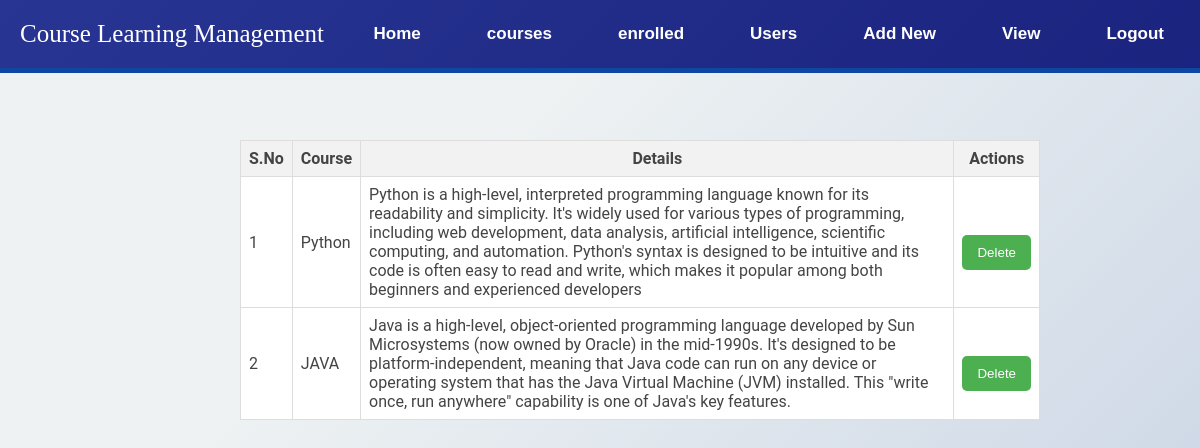
Page /course-view (signed in) on the earlier database version.
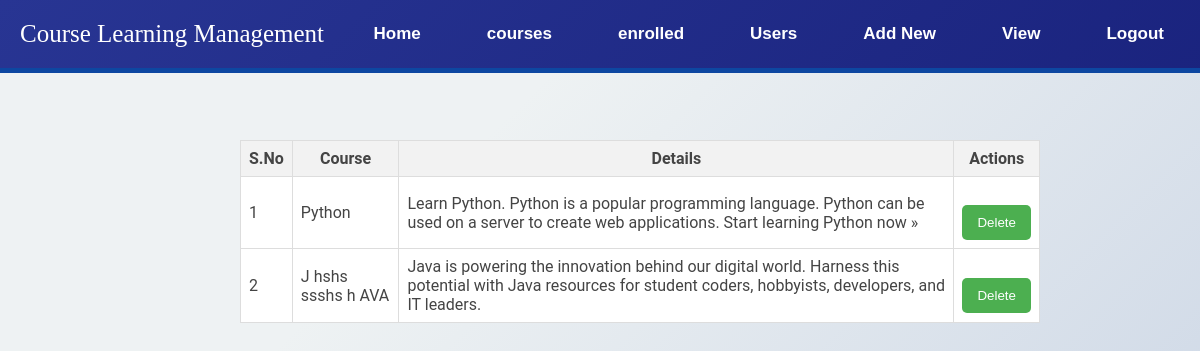
Same page on the later database version.
### Course/models.py (models this page shows, shortened)
class Course(models.Model):
    Title=models.TextField()
    Details=models.TextField()

### Course/views.py (the view)
# urls.py: path('course-view',views.course_View,name='viewcourse'),
def course_View(request):
    data=Course.objects.all()
    return render(request,'delete_course.html',{'data':data})

### template/delete_course.html (shortened to what this page needs)
{% extends "base.html" %}
{% load static %}
{% block content %}
    {% if user.is_staff %}
        {% if data %}
        <table class="desktop">
            <thead>
                <tr>
                    <th>S.No</th>
                    <th>Course</th>
                    <th>Details</th>
                    <th>Actions</th>
                </tr>
            </thead>
            <tbody>
                {% for course in data %}
                <tr>
                    <td>{{ forloop.counter }}</td>
                    <td>{{course.Title}}</td>
                    <td>{{course.Details}}</td>
                    <td><a href="{% url 'deletecourse' pk=course.id %}"><button   class="button">Delete</button></a></td>
                </tr>
                {% endfor %}
            </tbody>
        </table>
        {% else %}
        <table>
            <p style="display:flex;justify-content:center;align-items:center;margin-top:10%"> No Courses</p>
        </table>
        {% endif %}
{% endif %}
{% endblock %}

Differences in the rows shown:
removed Course: Title "JAVA", Details "Java is a high-level, object-oriented programming language developed by Sun Microsystems (now owned by Oracle) in the mid-1990s. It's designed to be platform-independent, meaning that Java code can run on any device or operating system that has the Java Virtual Machine (JVM) installed. This \"write once, run anywhere\" capability is one of Java's key features."
changed Course "Python": Details "Python is a high-level, interpreted programming language known for its readability and simplicity. It's widely used for various types of programming, including web development, data analysis, artificial intelligence, scientific computing, and automation. Python's syntax is designed to be intuitive and its code is often easy to read and write, which makes it popular among both beginners and experienced developers" → "Learn Python. Python is a popular programming language. Python can be used on a server to create web applications. Start learning Python now »"
added Course: Title "J hshs ssshs h AVA", Details "Java is powering the innovation behind our digital world. Harness this potential with Java resources for student coders, hobbyists, developers, and IT leaders."
